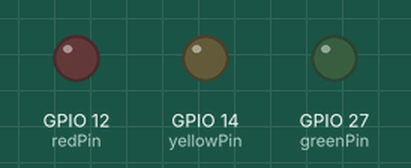
A sketch run on a simulated ESP32. On the bench: output pins drawn as LEDs (lit = HIGH). WiFi joins after 1.5 s; servers stay silent unless stated; uploads are accepted with an empty reply; what the sketch prints to the serial monitor is not drawn.

Above: at 1.7 s.
At 17.0 s:
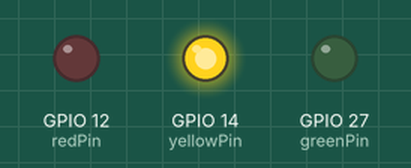
At 25.3 s:
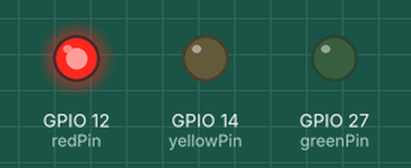
At 33.6 s:
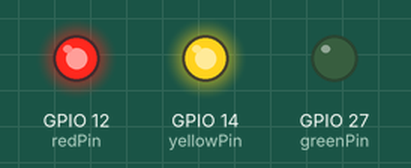
At 38.3 s:
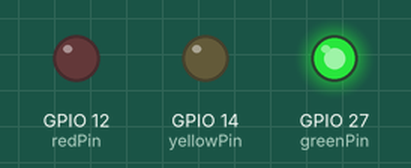
Timing chart, 0 to 44.7 s (numbered marks = the images above):
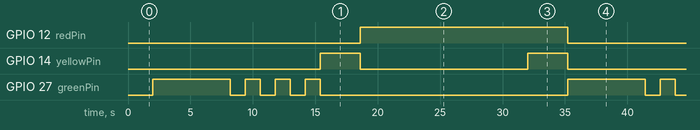

The sketch:

master.ino
```cpp
#include <WiFi.h>
#include <HTTPClient.h>
#include <vector>
#include <ArduinoJson.h>

typedef struct TrafficLight{
  bool red;
  bool yellow;
  bool green;
} TrafficLight;

std::vector<TrafficLight> modes = {
    {false, false, true},
    {false, false, false},
    {false, true, false},
    {true, false, false},
    {true, true, false},
};

typedef struct State
{
  int8_t mode;
  int duration;
} State;

std::vector<State> mode_reg_1 = {
  {0, 6000},
  {1, 1000},
  {0, 1000},
  {1, 1000},
  {0, 1000},
  {1, 1000},
  {0, 1000},
  {2, 3000},
  {3, 6000},
  {3, 1000},
  {3, 1000},
  {3, 1000},
  {3, 1000},
  {3, 1000},
  {3, 1000},
  {4, 3000}
};

std::vector<State> mode_unreg = {
  {2, 1000},
  {1, 1000}
};

std::vector<State> mode_reg_2 = {
    {3, 6000},
    {3, 1000},
    {3, 1000},
    {3, 1000},
    {3, 1000},
    {3, 1000},
    {3, 1000},
    {4, 3000},
    {0, 6000},
    {1, 1000},
    {0, 1000},
    {1, 1000},
    {0, 1000},
    {1, 1000},
    {0, 1000},
    {2, 3000}
};

unsigned long lastTime = 0;
unsigned long timerDelay = 2000;

const char* ssid = "Hackspace";    //  Your Wi-Fi Name
const char* password = "you@hackspace";   // Wi-Fi Password
const char* serverAddress = "http://192.168.3.15";

int redPin = 12;
int yellowPin = 14;
int greenPin = 27;

int state_number = 0;

void switch_light(int mode)
{
    // Получаем состояния светофора из массива modes
    auto[redState, yellowState, greenState] = modes[mode];

    // Управляем пинами светофора в соответствии с полученными состояниями
    digitalWrite(redPin, (int8_t)redState);
    digitalWrite(yellowPin, (int8_t)yellowState);
    digitalWrite(greenPin, (int8_t)greenState);
}


void setup() {

    lastTime = millis();
    Serial.begin(115200); //Default Baudrate
    pinMode(redPin, OUTPUT);
    pinMode(yellowPin, OUTPUT);
    pinMode(greenPin, OUTPUT);
    digitalWrite(redPin, LOW);
    digitalWrite(yellowPin, LOW);
    digitalWrite(greenPin, LOW);
    Serial.println("Connecting to the Network");
    WiFi.begin(ssid, password);
    while (WiFi.status() != WL_CONNECTED)
    {
        delay(500);
        Serial.print(".");
    }
    Serial.println("WiFi connected");
    Serial.print("IP Address of network: "); // will IP address on Serial Monitor
    Serial.print(WiFi.localIP());
    Serial.println("/");
}

void loop()
{
    if (millis() - lastTime > timerDelay)
    {
        if(WiFi.status() == WL_CONNECTED)
        {
            DynamicJsonDocument doc(100);
            WiFiClient client;
            HTTPClient http;

            doc["duration"] = mode_reg_2[state_number].duration;
            timerDelay = mode_reg_1[state_number].duration;
            doc["mode"] = mode_reg_2[state_number].mode;
            switch_light(mode_reg_1[state_number].mode);

            String buffer;
            serializeJson(doc, buffer);
            Serial.print("buffer: ");
            Serial.println(buffer);

            http.begin(client, serverAddress);
            http.addHeader("Content-Type", "application/json");
            int httpResponseCode = http.POST(buffer);

            Serial.print("HTTP Response code: ");
            Serial.println(httpResponseCode);

            http.end();
            state_number++;
            if(state_number == mode_reg_1.size())
                state_number = 0;
        }
        else
            Serial.println("WiFi Disconnected");
        lastTime = millis();
    }

}
```

Measured:
- by itself, GPIO 12 (redPin): alternates HIGH for 16.6 s and LOW for 16.6 s
- by itself, GPIO 14 (yellowPin): alternates HIGH for 3.2 s and LOW for 13.4 s
- by itself, GPIO 27 (greenPin): repeats every 33.2 s: 3 × (LOW 1.2 s, HIGH 1.2 s), LOW 19.8 s, HIGH 6.2 s
